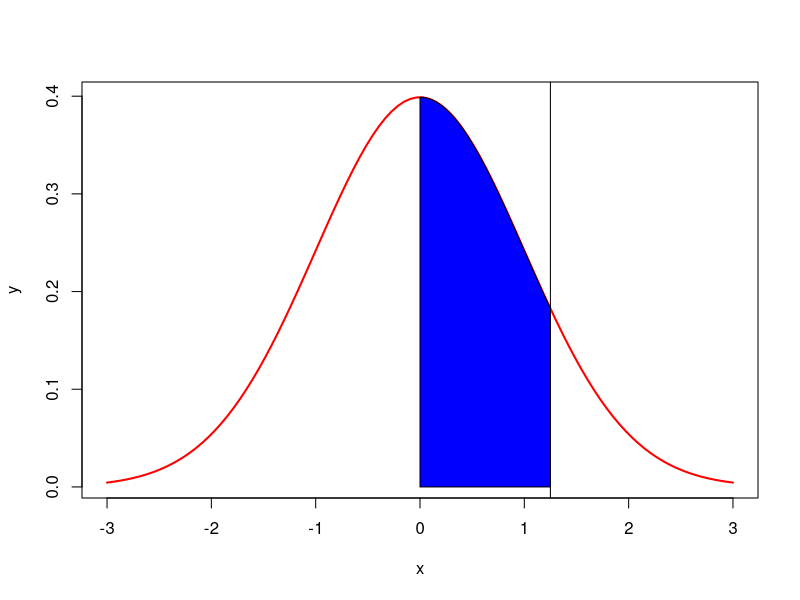
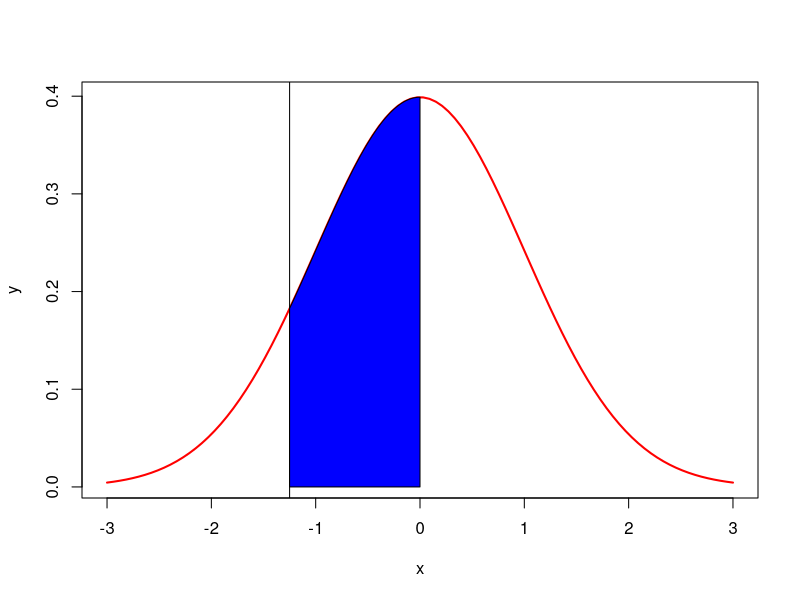

Generate these figures, in order, with R:
x=seq(-3,3,length=100)
y=dnorm(x)
plot(x,y,type="l",lwd=2,col="red")
x=seq(0,1.25,length=100)
y=dnorm(x,mean=0,sd=1)
abline(v = 1.25)
polygon(c(0,x,1.25),c(0,y,0),col="blue")

##
x=seq(-3,3,length=100)
y=dnorm(x)
plot(x,y,type="l",lwd=2,col="red")
x=seq(-1.25,0,length=100)
y=dnorm(x,mean=0,sd=1)
abline(v = -1.25)
polygon(c(-1.25,x,0),c(0,y,0),col="blue")


#Question (i)
#1
pnorm(1.25,mean=0,sd=1)-pnorm(0,mean=0,sd=1)
#2
pnorm(0,mean=0,sd=1)-pnorm(-1.25,mean=0,sd=1)
#3
pnorm(1.25)-pnorm(0.6)
#4
1-pnorm(2.5)
#5
pnorm(2.5)
#6
1-pnorm(-2.5)
#7
pnorm(-2.5)